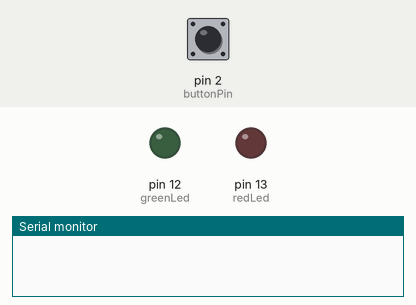
Bench run of a sketch on a simulated Arduino Uno, built with avr-gcc and run on an emulated ATmega328P. Parts: output pins drawn as LEDs (lit = HIGH), the last lines printed to the serial monitor. The test bench sets the inputs (shaded band); at power-on: pin 2 (buttonPin) HIGH.

Above: at 1.2 s.
1.3 s: pin 2 (buttonPin) pulled LOW for 0.15 s
At 2.7 s:
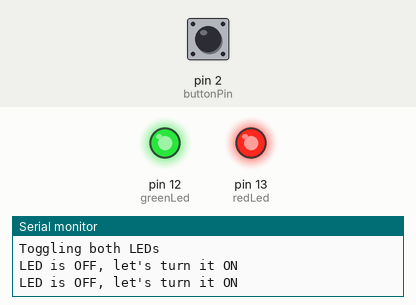
3.0 s: pin 2 (buttonPin) pulled LOW for 3.2 s
At 7.1 s:
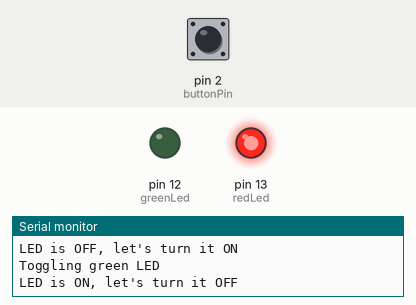
7.7 s: pin 2 (buttonPin) pulled LOW for 1 s
At 9.5 s:
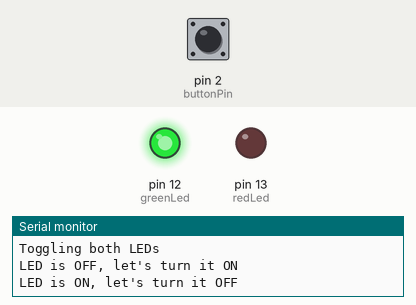
Timing chart, 0 to 11.0 s (numbered marks = the images above; inputs shaded):
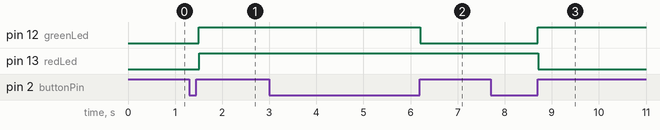

The sketch:

multi-btn.ino
```cpp
// Length in miliseconds
float pressLength = 0;

// Minimum ammount of time for each option
// Instant press
int optionOne = 100;
// Two second press
int optionTwo = 2000;
int optionThree = 10000;

int buttonPin = 2;

int greenLed = 12;
int redLed = 13;

void setup()
{
  pinMode(buttonPin, INPUT_PULLUP);

  pinMode(greenLed, OUTPUT);
  pinMode(redLed, OUTPUT);

  Serial.begin(9600);
}

void toggleLed(int ledPin)
{
  if (digitalRead(ledPin) == HIGH)
  {
    Serial.print("LED is ON, let's turn it OFF");
    Serial.print('\n');
    digitalWrite(ledPin, LOW);
  }
  else
  {
    Serial.print("LED is OFF, let's turn it ON");
    Serial.print('\n');
    digitalWrite(ledPin, HIGH);
  }
}

void loop()
{
  while (digitalRead(buttonPin) == LOW)
  {
    delay(100); // Lower this number for higher resolution
    pressLength = pressLength + 100;
  }
  if (pressLength >= optionThree)
  {
    Serial.print("Toggling red LED");
    Serial.print('\n');
    toggleLed(redLed);
  }
  else if (pressLength >= optionTwo)
  {
    Serial.print("Toggling green LED");
    Serial.print('\n');
    toggleLed(greenLed);
  }
  else if (pressLength >= optionOne)
  {
    Serial.print("Toggling both LEDs");
    Serial.print('\n');
    toggleLed(greenLed);
    toggleLed(redLed);
  }
  pressLength = 0;
}
```

Measured:
- after the input at 1.3 s, pin 12 (greenLed): LOW → HIGH after 0.20 s; pin 13 (redLed): LOW → HIGH after 0.21 s
- after the input at 3.0 s, pin 12 (greenLed): HIGH → LOW after 3.2 s
- after the input at 7.7 s, pin 12 (greenLed): LOW → HIGH after 1.0 s; pin 13 (redLed): HIGH → LOW after 1.0 s
